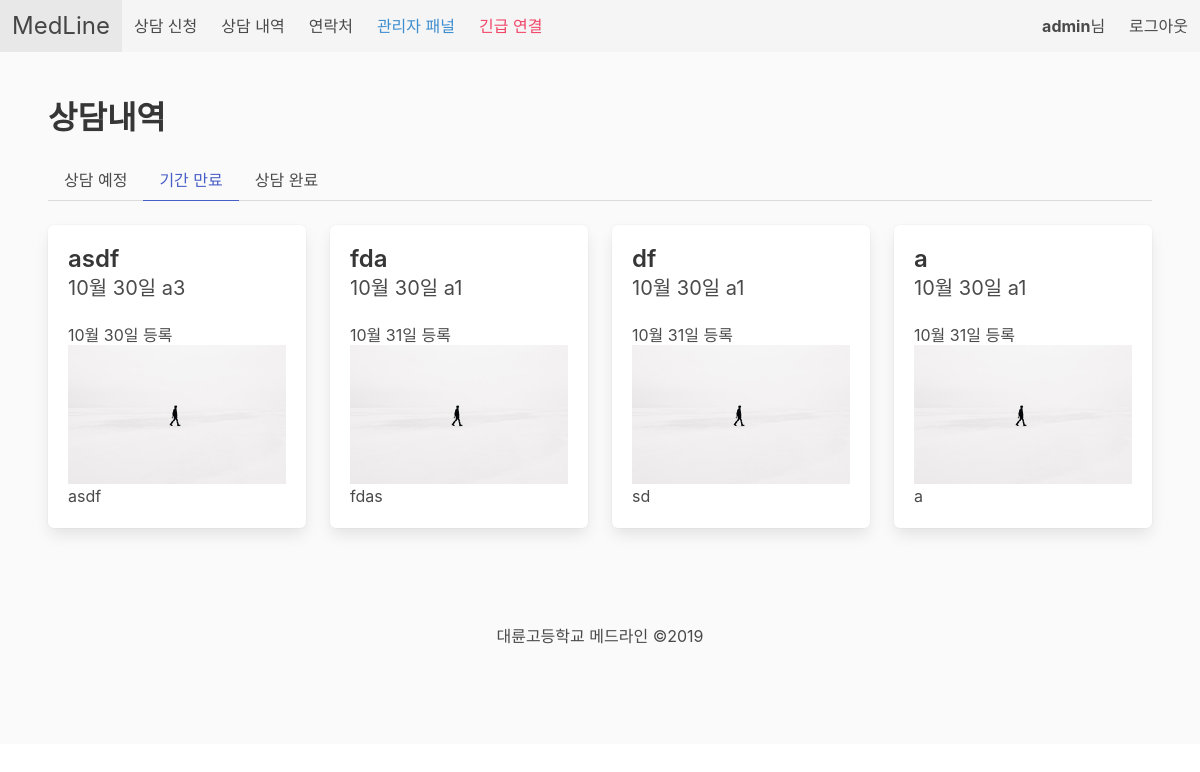
Page /consult/history/expired (signed in) on the earlier database version.
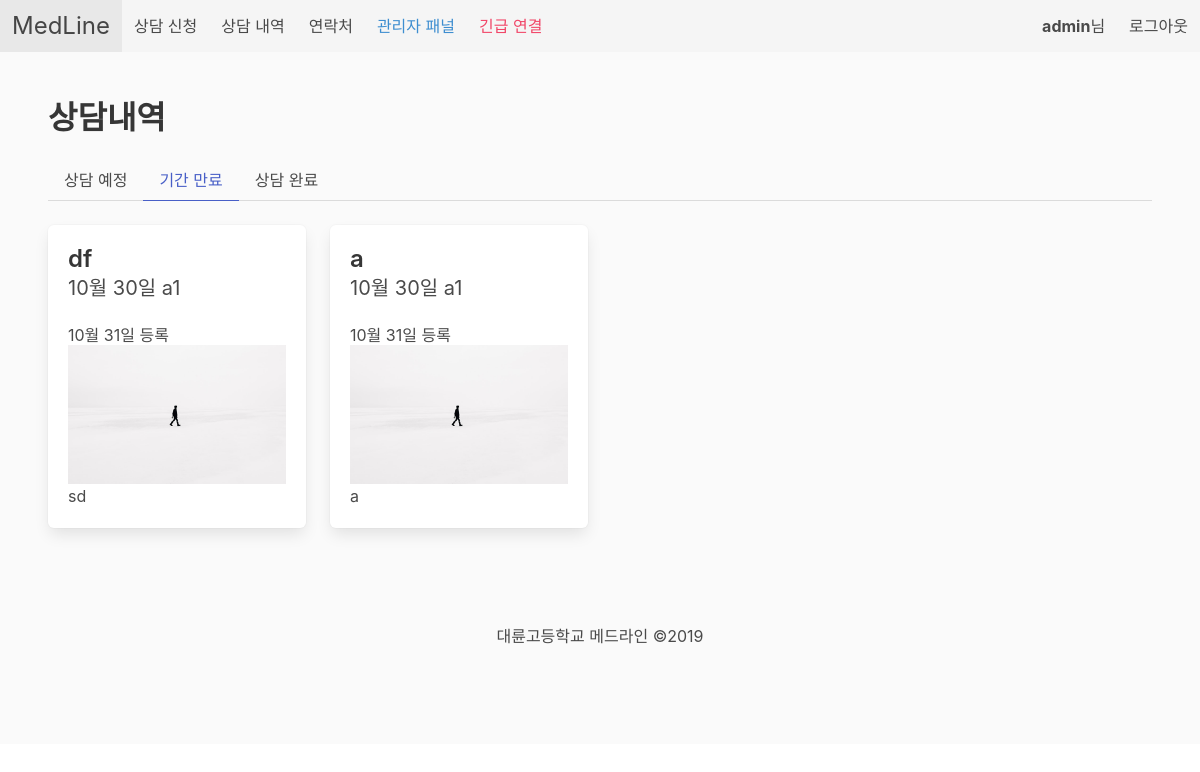
Same page on the later database version.
### medline/models.py (models this page shows, shortened)
class consult(models.Model):
    symptoms_choices = [
        ('a1', '복통'),
        ('a2', '외상'),
        ('a3', '두통'),
        ('a4', '어지로움'),
    ]
    status_choices = [
        ('wait', '상담 예정'),
        ('done', '상담 완료'),
        ('expire', '기간 만료')
    ]
    reservetime_choices = [
        ('bf', '아침시간'),
        ('a1', '1교시 후'),    # after 1, 2, ...
        ('a2', '2교시 후'),
        ('a3', '3교시 후'),
        ('a4', '4교시 후'),
        ('a5', '5교시 후'),
        ('lu', '점심시간'),
        ('a6', '6교시 후'),
        ('a7', '7교시 후'),
    ]
    user = models.ForeignKey(users.CustomUser, on_delete=models.CASCADE)
    title = models.CharField(max_length=50, default='', blank=False)
    message = models.TextField(blank=False)
    added_datetime = models.DateTimeField(auto_now_add=True, blank=False)
    reserve_date = models.DateField(blank=False, default=timezone.now)
    reserve_time = models.CharField(blank=False, choices=reservetime_choices, default='a1', max_length=2)
    image = models.ImageField(upload_to="consult_image", blank=True, default="consult_image/notfound.png")
    symptoms = MultiSelectField(choices=symptoms_choices, blank=True, max_length=300)
    is_finished = models.BooleanField(default=False)
    @property
    def shortened_message(self):
        limit = 30
        if len(self.message) <= limit:
            return self.message
        return self.message[0:limit] + '...'

### medline/views.py (the view)
# urls.py: path('consult/history/expired', medline.expired_consult, name='expired_consult'),
def expired_consult(request):
    name = '상담내역'
    userid = request.user.id
    history = consult.objects.filter(user=userid, reserve_date__lt=timezone.now(),
                                            is_finished=False)
    if not request.user.is_authenticated:
        messages.error(request, "로그인이 필요합니다.")
        return redirect('login')
    return render(request, 'medline/expired_consult.html', {'userid': userid, 'title': name, 'history': history})

### templates/medline/expired_consult.html (shortened to what this page needs)
{% extends 'medline/base.html' %}
{% block body %}
    <section class="section has-background-white-bis">
    <h1 class="title ">{{ title }}</h1>
    <div class="tabs">
      <ul>
        <li><a href="{% url 'pending_consult' %}">상담 예정</a></li>
        <li class="is-active"><a href="{% url 'expired_consult' %}">기간 만료</a></li>
        <li><a href="{% url 'finished_consult' %}">상담 완료</a></li>
      </ul>
    </div>
    {% include 'medline/consult_column.html' with empty_message='만료된 상담이 없습니다.' %}
</section>
{% endblock %}

### templates/medline/consult_column.html
    <div class="columns is-multiline">
    {% if history.count != 0 %}
    {% load static %}
        {% for x in history %}
            <div class="column is-one-quarter">
                <a href="/consult/details/{{ x.pk }}">
                    <div class="box">
                        <div class="container">
                            <h2 class="title is-size-4">{{ x.title }}</h2>
                            <h2 class="subtitle has-text-grey-dark is-size-5">{{ x.reserve_date |date:"n월 j일" }} {{ x.reserve_time }}</h2>
                            <h2 class="subtitle has-text-grey-dark is-size-6">{{ x.added_datetime|date:"n월 j일 등록" }}</h2>
                        </div>
                        <figure class="image">
                            <img src="{{ x.image.url }}">
                        </figure>
                        <p>{{ x.shortened_message }}</p>
                    </div>
                </a>
            </div>
        {% endfor %}
    {% else %}
        <div class="hero-body has-text-centered">
            <h2 class="subtitle">{{ empty_message }}</h2>
        </div>
    {% endif %}
    </div>

Differences in the rows shown:
removed consult: title "asdf", reserve_date "10월 30일", reserve_time "a3", added_datetime "10월 30일 등록", image (picture), shortened_message "asdf"
removed consult: title "fda", reserve_date "10월 30일", reserve_time "a1", added_datetime "10월 31일 등록", image (picture), shortened_message "fdas"
